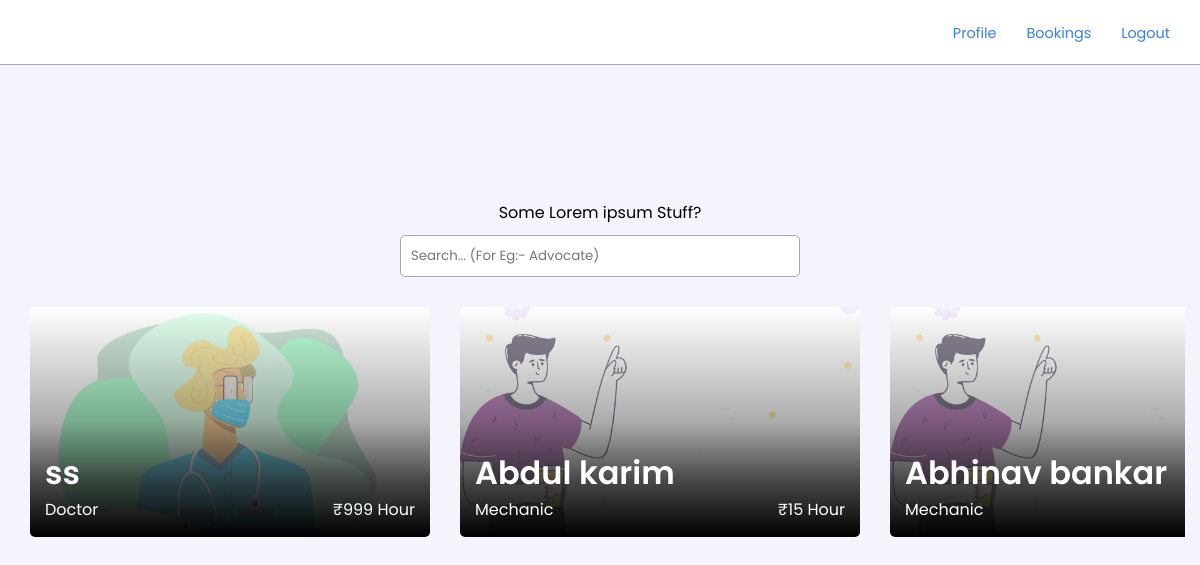
The app's page /user/ (signed in) with its own data.
### tables this page shows
CREATE TABLE `sproviders` (
  `id` int(10) NOT NULL,
  `sname` varchar(50) NOT NULL,
  `smail` varchar(50) NOT NULL,
  `smob` bigint(20) NOT NULL,
  `serv` varchar(50) NOT NULL,
  `slocation` varchar(25) DEFAULT NULL,
  `stime` time NOT NULL,
  `etime` time NOT NULL,
  `scharges` int(70) NOT NULL,
  `sdesc` text NOT NULL
);

### user/index.php (the view, shortened to what this page needs)
<?php
     include ("../conn.php");
     mysqli_select_db($conn, 'infinity') or die(mysqli_error($conn));
     $unFIlteredSPData = mysqli_query($conn, "SELECT * FROM sproviders  ");
     $spDataRows = mysqli_num_rows($unFIlteredSPData);
?>
<!DOCTYPE html>
<html lang="en">
<head>
    <link rel="stylesheet" href="../Assets/Styles/style.css?v=<?php echo time(); ?>">
</head>
<body>
    <nav class="glass">
        <a href="#home"><img src="../Assets/Images/infinityLoop2.gif" class="navImg" alt=""></a>
            <ul>
            <li><a href='./profile.php'>Profile</a></li>
            <li><a href='./bookings.php'>Bookings</a></li>
            <li><a href='../logout.php'>Logout</a></li>
        </ul>
    </nav>
    <section class="mainSection">
        <div class="userDashbaordSearchDiv">
            <p>Some Lorem ipsum Stuff?</p>
            <div class="userDashbaordSearchDivSearchParent">
                <input type="text" class="inputBx boxShadow1Hover" placeholder="Search... (For Eg:- Advocate)"
                    id="userDashBoardSearchBx" />
            </div>
        </div>
        <div class="userDashBoardCardMainDiv">
        <?php
            if($spDataRows!=0){
                while($allServices = mysqli_fetch_assoc($unFIlteredSPData)){
        ?>
            <div class="userDashBoardCard boxShadow1Hover">
                <div class="userDashBoardCardOverlay">
                    <div class="userDashBoardCardOverlaySub2">
                        <h2><?php echo"$allServices[sname]"?></h2>
                        <div class="userDashboardCardOverlayBottomDiv">
                            <p><?php echo"$allServices[serv]"?></p>
                            <p>₹<?php echo"$allServices[scharges]"?> Hour</p>
                        </div>
                    </div>
                </div>
                <img src="../Assets/Images/Services/<?php echo"$allServices[serv]"?>.gif" class="userDashBoardCardBgImg" alt="" />
            </div>
        <?php
                }
            }
        ?>
        </div>
    </section>
</body>
</html>

### Assets/Styles/style.css (style rules this page uses)
* { padding: 0; margin: 0; box-sizing: border-box; font-family: "Poppins", sans-serif; transition: all 0.3s ease-in-out; }
:root { --primary-Color-Dark: black; --border-Color: #a9a9a9; --text-Color: #000; --main-Background-Color: #f4f5fc; --blue-Color: #005ce6c9; --primary-Color-Light: #ffff; --hover-Bg-Color: rgb(232, 232, 232); --mp-Large: 30px; --mp-Main: 15px; --mp-Secondary: 10px; --mp-Tertiary: 5px; }
.mainSection { padding: var(--mp-Main); }
h2 { font-size: 2rem; font-weight: 600; color: var(--text-Color); }
p { font-size: 1rem; font-weight: 400; color: var(--text-Color); }
a { font-size: 0.9rem; text-decoration: none; color: var(--blue-Color); cursor: pointer; }
body { background-color: var(--main-Background-Color); }
html { scroll-behavior: smooth; }
.glass { backdrop-filter: blur(16px) saturate(180%); -webkit-backdrop-filter: blur(16px) saturate(180%); }
.inputBx { border: 1px solid var(--border-Color); border-radius: var(--mp-Tertiary); outline: none; padding: var(--mp-Secondary); background-color: var(--primary-Color-Light); width: 100%; }
nav { height: 65px; padding: var(--mp-Main) var(--mp-Large); border-bottom: 1px solid var(--border-Color); width: 100%; display: flex; align-items: center; justify-content: space-between; background-color: var(--primary-Color-Light); z-index: 100; }
.navImg { width: 35px; border-radius: var(--mp-Secondary); }
nav ul { display: flex; align-items: center; justify-content: center; }
nav ul li { list-style-type: none; margin-left: var(--mp-Large); border-radius: var(--mp-Tertiary); cursor: pointer; }
.userDashbaordSearchDiv { width: 100%; margin-top: 120px; text-align: center; }
.userDashbaordSearchDivSearchParent { width: 100%; margin-top: var(--mp-Secondary); position: relative; }
.userDashbaordSearchDiv input { max-width: 400px; }
.userDashBoardCardMainDiv { display: flex; align-items: flex-start; justify-content: start; overflow: scroll; margin-top: var(--mp-Main); }
.userDashBoardCard { cursor: pointer; width: 100%; max-width: 400px; height: 230px; border-radius: var(--mp-Tertiary); overflow: hidden; margin: var(--mp-Main); position: relative; flex-shrink: 0; }
.userDashBoardCardOverlay { display: flex; align-items: flex-start; justify-content: space-between; flex-direction: column; position: absolute; top: 0; padding: var(--mp-Main); width: 100%; height: 100%; background-image: linear-gradient( to bottom, #ffffff7e, #b9b9b996, #7777779c, #303030e0, #000000 ); }
.userDashBoardCardOverlay * { color: var(--primary-Color-Light); }
.userDashBoardCardOverlaySub2 { width: 100%; }
.userDashboardCardOverlayBottomDiv { display: flex; align-items: center; justify-content: space-between; width: 100%; }
.userDashBoardCardBgImg { width: 100%; height: 100%; background-size: cover; object-fit: cover; background-position: center; background-repeat: no-repeat; }

### records on screen
sproviders: sname "ss", serv "Doctor", scharges "999", serv (picture)
sproviders: sname "Abdul karim", serv "Mechanic", scharges "15", serv (picture)
sproviders: sname "Abhinav bankar", serv "Mechanic", serv (picture)
